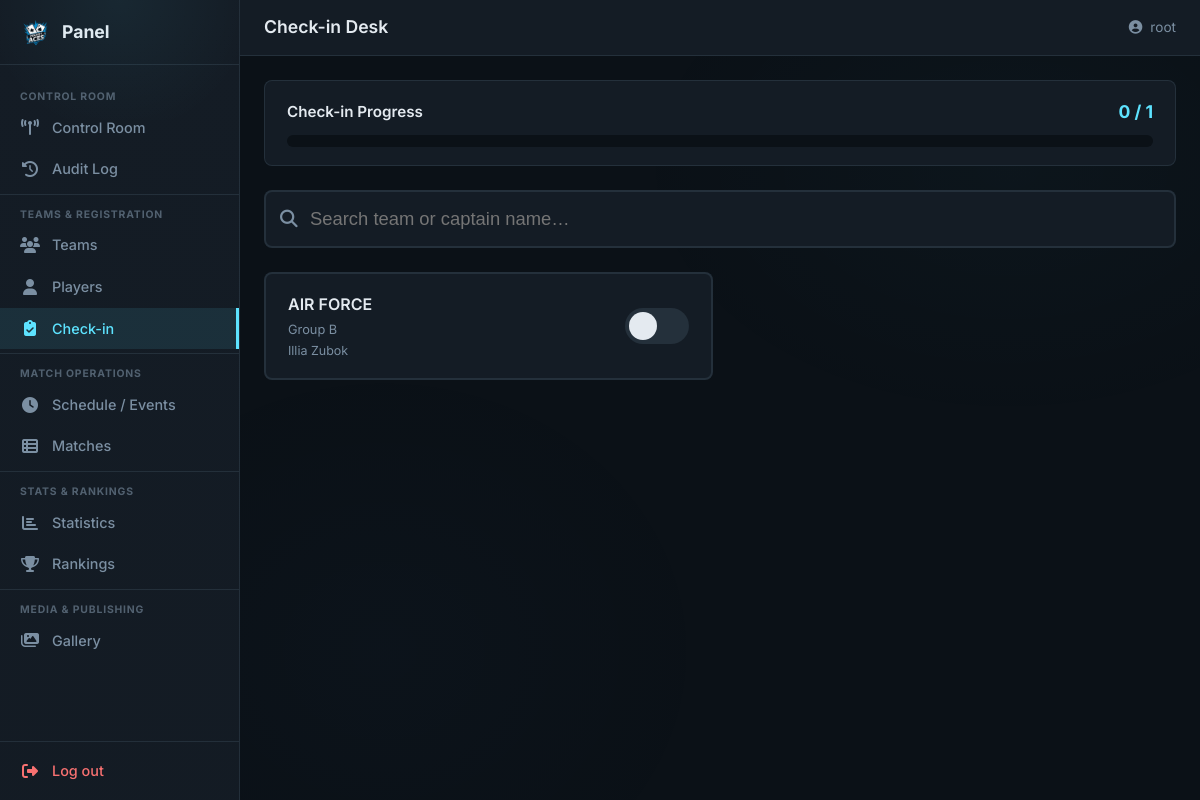
/panel/checkin/ (signed in), run on the app's committed database.
### tournament/models.py (models this page shows, shortened)
class Team(models.Model):
    name = models.CharField(
        max_length=TEAM_NAME_MAX_LENGTH, unique=True, verbose_name="Team Name"
    )
    logo_path = models.CharField(
        max_length=LOGO_PATH_MAX_LENGTH, blank=True, null=True
    )
    league_level = models.CharField(
        max_length=50, choices=LEAGUE_LEVEL_CHOICES, default=LEAGUE_LEVEL_INDEPENDENT
    )
    group_name = models.CharField(
        max_length=GROUP_NAME_MAX_LENGTH, blank=True, null=True
    )
    cap_name = models.CharField(
        max_length=PERSON_NAME_MAX_LENGTH, verbose_name="Captain Name"
    )
    cap_surname = models.CharField(
        max_length=PERSON_NAME_MAX_LENGTH, verbose_name="Captain Surname"
    )
    cap_email = models.EmailField(max_length=EMAIL_MAX_LENGTH, unique=True)
    cap_phone = models.CharField(
        max_length=PHONE_MAX_LENGTH, unique=True, blank=True, null=True
    )
    payment_status = models.IntegerField(
        choices=PAYMENT_STATUS_CHOICES, default=PAYMENT_WAITING
    )
    blik_number = models.CharField(
        max_length=20, blank=True, default="", verbose_name="Assigned BLIK"
    )
    status = models.CharField(
        max_length=20, choices=TEAM_STATUS_CHOICES, default=TEAM_STATUS_REGISTERED,
        verbose_name="Registration Status",
    )
    checked_in = models.BooleanField(default=False, verbose_name="Checked In")
    roster_code = models.CharField(
        max_length=10, blank=True, default="", verbose_name="Roster Access Code",
    )
    created_at = models.DateTimeField(auto_now_add=True)
    class Meta:
        db_table = TABLE_TEAMS
        verbose_name = "Team"
        verbose_name_plural = "Teams"
    @property
    def is_payment_ok(self) -> bool:
        return self.payment_status == PAYMENT_ACCEPTED
    @property
    def is_roster_complete(self) -> bool:
        return self.players.count() >= 6
    @property
    def is_contacts_complete(self) -> bool:
        return bool(self.cap_email) and bool(self.cap_phone)
    @property
    def is_logo_uploaded(self) -> bool:
        return bool(self.logo_path)
    @property
    def has_duplicate_jerseys(self) -> bool:
        numbers = list(
            self.players.exclude(jersey_number="")
            .values_list("jersey_number", flat=True)
        )
        return len(numbers) != len(set(numbers))
    @property
    def readiness_score(self) -> int:
        return sum([
            self.is_payment_ok,
            self.is_roster_complete,
            self.is_contacts_complete,
            self.is_logo_uploaded,
            not self.has_duplicate_jerseys,
        ])

### tournament/panel/checkin_views.py (the view)
# urls.py: path("checkin/", checkin_view, name="checkin"),
@staff_member_required(login_url="/panel/login/")
def checkin_view(request):
    teams = (
        Team.objects.filter(status=TEAM_STATUS_APPROVED)
        .prefetch_related("players")
        .order_by("group_name", "name")
    )
    total = teams.count()
    checked = sum(1 for t in teams if t.checked_in)
    warning_teams = [t for t in teams if t.readiness_score < 5 and not t.checked_in]
    ctx = {
        "page_title": "Check-in Desk",
        "nav_section": "checkin",
        "teams": teams,
        "total": total,
        "checked": checked,
        "warning_teams": warning_teams,
    }
    return render(request, "panel/checkin.html", ctx)

### tournament/context_processors.py (called while the page is built)
def registration_status(request):
    return {"registration_closed": REGISTRATION_CLOSED}

### tournament/templates/panel/checkin.html (shortened to what this page needs)
{% extends "panel/base.html" %}
{% block content %}
<div class="pnl-checkin">
  <div class="pnl-checkin__progress-wrap">
    <div class="pnl-checkin__progress-header">
      <span class="pnl-checkin__progress-label">Check-in Progress</span>
      <span class="pnl-checkin__progress-text" id="progressText">{{ checked }} / {{ total }}</span>
    </div>
    <div class="pnl-checkin__progress-bar">
    </div>
  </div>
  <div class="pnl-checkin__search-wrap">
    <input type="text"
           id="checkinSearch"
           class="pnl-checkin__search"
           placeholder="Search team or captain name…"
           autocomplete="off"
           data-url="{% url 'panel:checkin_search' %}">
  </div>
  {% if teams %}
  <div class="pnl-checkin__grid">
    {% for t in teams %}
    <div class="pnl-checkin__card{% if t.checked_in %} pnl-checkin__card--checked{% endif %}" id="card-{{ t.pk }}"
         data-name="{{ t.name|lower }}" data-captain="{{ t.cap_name|lower }} {{ t.cap_surname|lower }}">
      <div class="pnl-checkin__info">
        <h3 class="pnl-checkin__team-name">{{ t.name }}</h3>
        <span class="pnl-checkin__group">Group {{ t.group_name|default:"—" }}</span>
        <span class="pnl-checkin__captain">{{ t.cap_name }} {{ t.cap_surname }}</span>
      </div>
      <label class="pnl-toggle pnl-toggle--lg" title="Toggle check-in">
        <span class="pnl-toggle__slider"></span>
      </label>
    </div>
    {% endfor %}
  </div>
  {% else %}
    <div class="pnl-stub" style="min-height:30vh;">
      <div class="pnl-stub__icon"><i class="fas fa-clipboard-check"></i></div>
      <h2>No approved teams</h2>
      <p>Only teams with <strong>Approved</strong> status appear here.</p>
    </div>
  {% endif %}
</div>
{% endblock %}

### tournament/templates/panel/base.html (shortened to what this page needs)
{% load static %}
<!DOCTYPE html>
<html lang="en">
<head>
  <link rel="stylesheet" href="{% static 'css/panel.css' %}">
  <link rel="stylesheet" href="https://cdnjs.cloudflare.com/ajax/libs/font-awesome/6.4.0/css/all.min.css">
</head>
<body class="pnl">
  <aside class="pnl-sidebar" id="pnlSidebar">
    <div class="pnl-sidebar__header">
      <img src="{% static 'assets/logo.png' %}" alt="PA" class="pnl-sidebar__logo">
      <span class="pnl-sidebar__brand">Panel</span>
    </div>
    <nav class="pnl-sidebar__nav">
      <div class="pnl-nav-zone">
        <span class="pnl-nav-zone__label">Control Room</span>
        <a href="{% url 'panel:dashboard' %}"
           class="pnl-nav-item{% if nav_section == 'dashboard' %} active{% endif %}">
          <i class="fas fa-tower-broadcast"></i><span>Control Room</span>
        </a>
        <a href="{% url 'panel:audit' %}"
           class="pnl-nav-item{% if nav_section == 'audit' %} active{% endif %}">
          <i class="fas fa-clock-rotate-left"></i><span>Audit Log</span>
        </a>
      </div>
      <div class="pnl-nav-zone">
        <span class="pnl-nav-zone__label">Teams &amp; Registration</span>
        <a href="{% url 'panel:teams' %}"
           class="pnl-nav-item{% if nav_section == 'teams' %} active{% endif %}">
          <i class="fas fa-users"></i><span>Teams</span>
        </a>
        <a href="{% url 'panel:players' %}"
           class="pnl-nav-item{% if nav_section == 'players' %} active{% endif %}">
          <i class="fas fa-user"></i><span>Players</span>
        </a>
        <a href="{% url 'panel:checkin' %}"
           class="pnl-nav-item{% if nav_section == 'checkin' %} active{% endif %}">
          <i class="fas fa-clipboard-check"></i><span>Check-in</span>
        </a>
      </div>
      <div class="pnl-nav-zone">
        <span class="pnl-nav-zone__label">Match Operations</span>
        <a href="{% url 'panel:schedule' %}?view=grid"
           class="pnl-nav-item{% if nav_section == 'schedule' %} active{% endif %}">
          <i class="fas fa-clock"></i><span>Schedule / Events</span>
        </a>
        <a href="{% url 'panel:schedule' %}?view=table"
           class="pnl-nav-item{% if nav_section == 'matches' %} active{% endif %}">
          <i class="fas fa-table-list"></i><span>Matches</span>
        </a>
      </div>
      <div class="pnl-nav-zone">
        <span class="pnl-nav-zone__label">Stats &amp; Rankings</span>
        <a href="{% url 'panel:stats' %}"
           class="pnl-nav-item{% if nav_section == 'stats' %} active{% endif %}">
          <i class="fas fa-chart-bar"></i><span>Statistics</span>
        </a>
        <a href="{% url 'panel:rankings' %}"
           class="pnl-nav-item{% if nav_section == 'rankings' %} active{% endif %}">
          <i class="fas fa-trophy"></i><span>Rankings</span>
        </a>
      </div>
      <div class="pnl-nav-zone">
        <span class="pnl-nav-zone__label">Media &amp; Publishing</span>
        <a href="{% url 'panel:gallery' %}"
           class="pnl-nav-item{% if nav_section == 'gallery' %} active{% endif %}">
          <i class="fas fa-images"></i><span>Gallery</span>
        </a>
      </div>
    </nav>
    <div class="pnl-sidebar__footer">
      <a href="{% url 'panel:logout' %}" class="pnl-nav-item pnl-nav-item--logout">
        <i class="fas fa-sign-out-alt"></i><span>Log out</span>
      </a>
    </div>
  </aside>
  <div class="pnl-main">
    <header class="pnl-topbar">
      <h1 class="pnl-topbar__title">{{ page_title }}</h1>
      <div class="pnl-topbar__user">
        <i class="fas fa-user-circle"></i>
        <span>{{ request.user.username }}</span>
      </div>
    </header>
    <main class="pnl-content">
      {% block content %}{% endblock %}
    </main>
  </div>
</body>
</html>

### data on the page
Team: name "AIR FORCE", group_name "B", cap_name "Illia", cap_surname "Zubok"

### other printed values
{{ page_title }} "Check-in Desk"
{{ request.user.username }} "root"
{{ checked }} "0"
{{ total }} "1"
